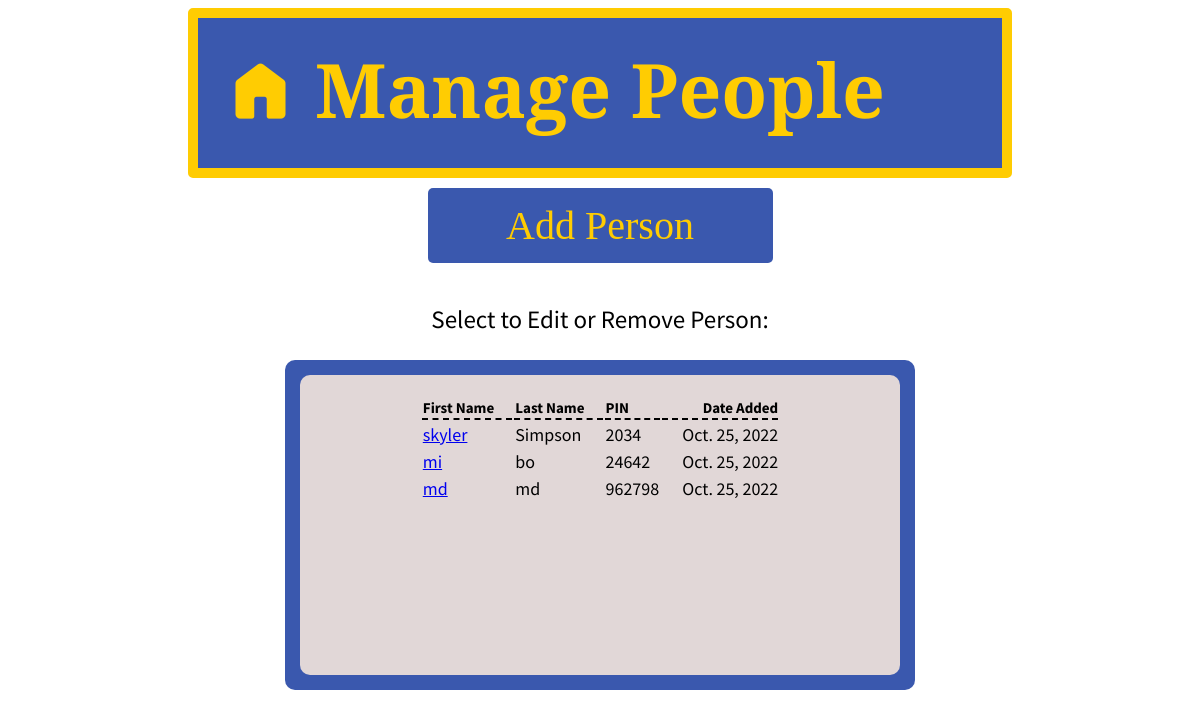
The app's page /manage_people/ with its own data.
### authenticate/models.py (models this page shows)
class Person(models.Model):
    first_name = models.CharField(max_length=200)
    last_name = models.CharField(max_length=200)
    image = models.CharField(max_length=200, null=True)
    pin = models.CharField(max_length=6, null=True)
    date_added = models.DateTimeField(auto_now_add=True)
    perks = models.ManyToManyField(Perk, blank=True)

### authenticate/views.py (the view)
# urls.py: path("manage_people/", views.show_manage_people, name="manage people"),
def show_manage_people(request, error_context={"error": ""}):
    people_query = get_people_from_db()
    context = get_html_ready_people(people_query)
    context["error"] = error_context["error"]
    return render(request, "manage_people.html", context)

### authenticate/views.py (called while the page is built)
def get_people_from_db():
    return Person.objects.all()

def get_html_ready_people(query):
    context = {"people":[]}
    inc = 0
    for i in query:
        context["people"].append({
            "id": i.id,
            "first_name": i.first_name,
            "last_name": i.last_name,
            "pin": i.pin,
            "date_added": i.date_added.date,
            "time_added": i.date_added.time,
        })
        inc += 1
    return context

### authenticate/templates/manage_people.html (shortened to what this page needs)
<!DOCTYPE html>
<html lang="en">
<head>
    <link rel= "stylesheet" type="text/css" href="..\static\style.css">
    <link rel= "stylesheet" type="text/css" href="..\..\static\style.css">
</head>
<body>
    <div class="header">
    <a class = "home" href="http://127.0.0.1:8000/"><span class="material-symbols-rounded" style="font-size: 75px;">
        </span></a>
    <h1>Manage People</h1>
    </div>
    <div style="text-align: center;"><a class = "button" href="http://127.0.0.1:8000/add_person/"> Add Person</a></div>
    <p class="description">Select to Edit or Remove Person:</p>
    <div class="scroll-bg">
        <div class = "scroll-div">
            <div class = "scroll-object">
                <table id="member_table">
                    <tr>
                        <th>First Name</th>
                        <th>Last Name</th>
                        <th>PIN</th>
                        <th class="date">Date Added</th>
                    </tr>
                    {% for i in people %}
                    <tr>
                        <td><a href="http://127.0.0.1:8000/edit_person/{{i.id}}">{{i.first_name}}</td>
                        <td>{{i.last_name}}</td>
                        <td>{{i.pin}}</td>
                        <td class="date">{{i.date_added}}</td>
                    </tr>
                    {% endfor %}
                </table>
            </div>
        </div>
    </div>
</body>
</html>

### authenticate/static/style.css (style rules this page uses)
body { font-family: 'Source Sans Pro', sans-serif; }
.header { display: flex; flex-wrap: nowrap; background-color: #3a58ae; height: 150px; margin-bottom: 10px; border-radius: 5px; border: 10px solid #ffcc02; margin-left: 15vw; margin-right: 15vw; }
h1 { font-family: 'Playfair Display', serif; text-align: center; color: #ffcc02; font-size: 75px; margin-top: 0px; margin-bottom: 0px; padding-top: 20px; padding-bottom: auto; margin-right: auto; margin-left: auto; padding-left: auto; padding-right: auto; }
.home { position: absolute; margin-top: 35px; margin-left: 25PX; width: 125px; height: 125px; color: #ffcc02; }
.material-symbols-rounded { font-variation-settings: 'FILL' 1, 'wght' 400, 'GRAD' 0, 'opsz' 100; }
.button { font-family: 'Playfair Display', serif; margin-bottom: 15px; width: 295px; border-radius: 5px; font-size: 40px; border-radius: 5px; }
.button:link, .button:visited { background-color: #3a58ae; color: #ffcc02; padding: 14px 25px; text-align: center; text-decoration: none; display: inline-block; }
.scroll-bg { background-color: #3a58ae; width: 50vw; padding: 15px; margin-left: auto; margin-right: auto; margin-top: 20px; border-radius: 10px; }
.scroll-div { background-color: rgb(225, 215, 215); width: 50vw; height: 300px; overflow: hidden; overflow-y: scroll; border-radius: 10px; }
.scroll-object { color:black; font-size: 15px; padding: 20px; }
.description { font-size: 25px; margin-left: auto; margin-right: auto; font-style: bold; text-align: center; }
#member_table { margin-left: auto; margin-right: auto; }
#member_table th { border-bottom: 2px dashed black; padding-right: 18px; text-align: left; }
#member_table td { font-size: 18px; }
#member_table .date { padding-right: 0px; padding-left: 20px; text-align: right; }

### records on screen
Person: first_name "skyler", last_name "Simpson", pin "2034"
Person: first_name "mi", last_name "bo", pin "24642"
Person: first_name "md", last_name "md", pin "962798"

### other values on screen
{{ i.date_added }} "Oct. 25, 2022" "Oct. 25, 2022" "Oct. 25, 2022"
